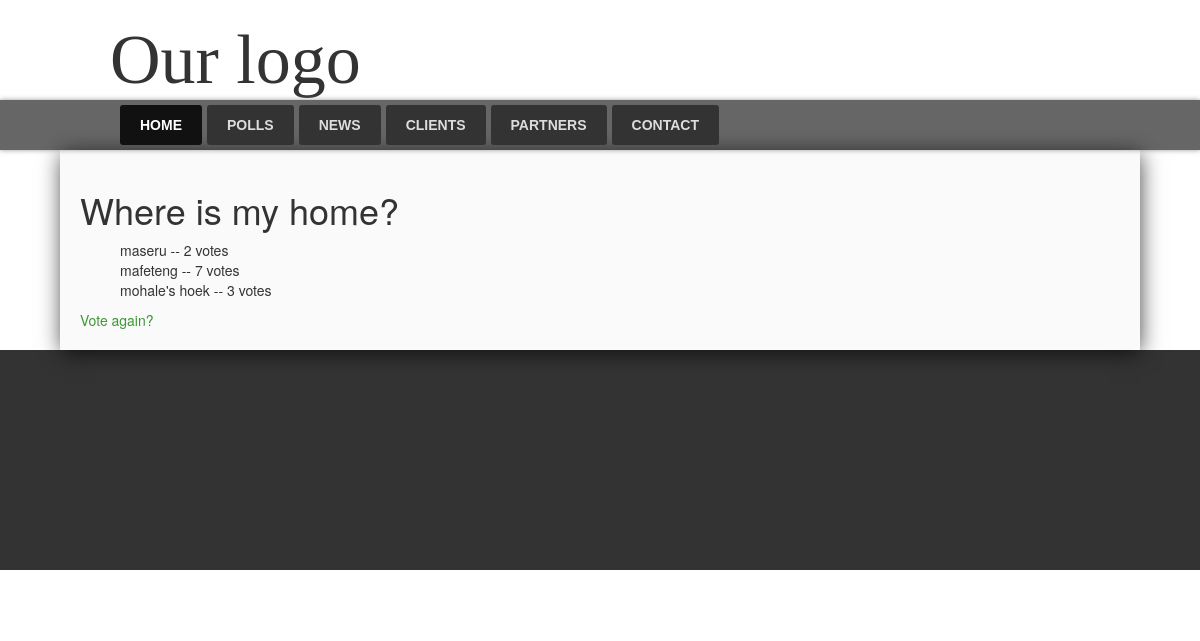
Screenshot of /polls/3/results/ with the database file from the repository.
### polls/models.py (models this page shows, shortened)
class Poll(models.Model):
    question = models.CharField(max_length=200)
    pub_date = models.DateTimeField('date published')

class Choice(models.Model):
    poll = models.ForeignKey(Poll)
    choice_text = models.CharField(max_length=200)
    votes = models.IntegerField(default=0)

### polls/views.py (the view)
# urls.py: url(r'^(?P<pk>\d+)/results/$', views.ResultsView.as_view(), name='results'),
class ResultsView(generic.DetailView):
    model = Poll
    template_name = 'polls/results.html'

### polls/templates/polls/results.html (shortened to what this page needs)
{% extends "base.html" %}
{% load staticfiles %}
{% block content %}
        <div id = "content_div">
            <h1>{{ poll.question }}</h1>
            <ul>
            {% for choice in poll.choice_set.all %}
                <li>{{ choice.choice_text }} -- {{ choice.votes }} vote{{ choice.votes|pluralize }}</li>
            {% endfor %}
            </ul>
            <a href="{% url 'polls:detail' poll.id %}">Vote again?</a>
        </div>
{% endblock content %}

### static/site/css/main.css (style rules this page uses)
a:link, a:visited, a:active { color: #3c9632; text-decoration: none; outline:none; }
ol, ul { list-style: none; }
body { overflow-y: scroll; }
body { background: white url("images/noisebg.png") repeat; }

### rows the page displays
Poll: question "Where is my home?"
Choice: choice_text "maseru", votes "2"
Choice: choice_text "mafeteng", votes "7"
Choice: choice_text "mohale's hoek", votes "3"
